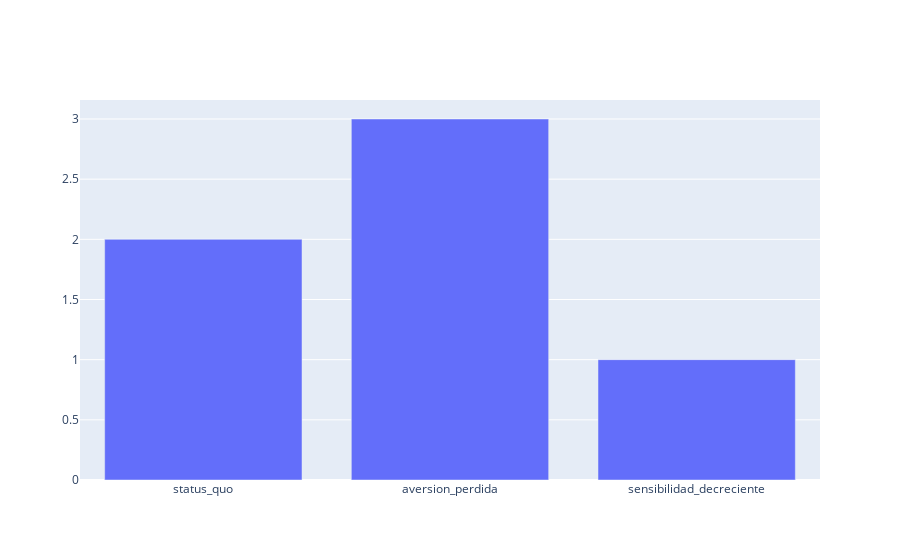

Notebook code for this chart:
### Code cell
import plotly.graph_objects as go
fig = go.Figure(data=go.Bar(y=[2, 3, 1],x=['status_quo', 'aversion_perdida', 'sensibilidad_decreciente']))
fig.show()

### Figure 1 — Plotly figure (JSON) as saved in the notebook; plotly's stock layout.template omitted (floating-point values rounded to 4 significant figures)
{"data": [{"type": "bar", "x": ["status_quo", "aversion_perdida", "sensibilidad_decreciente"], "y": [2, 3, 1]}], "layout": {}}
